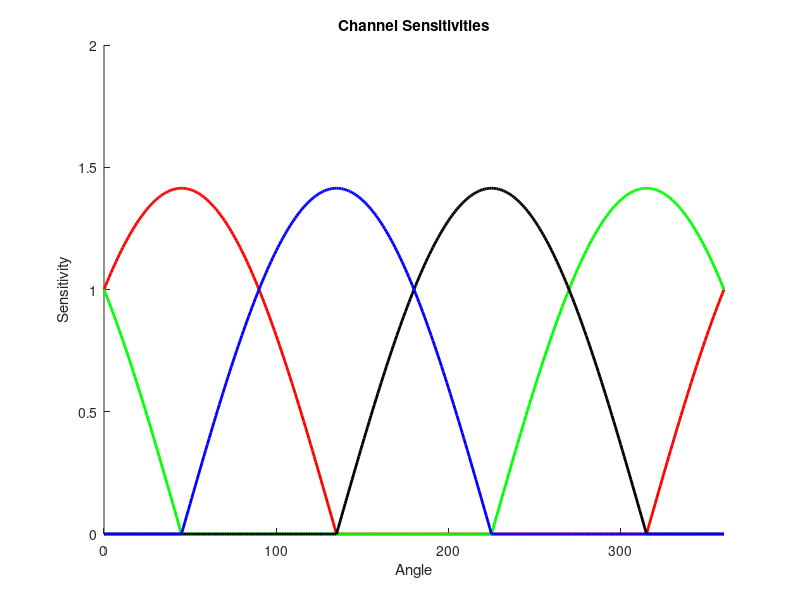

Reproduce this figure in MATLAB. (Note: this script raises an error after producing the figure.)
% Work out various features of a channel model
%
% Work out isorespone contour ideas for the linear channel model
% of Brouwer and Heeger.
%
% 2/16/21  dhb Finish up and add comments
% 2/22/21  dhb Modularize the functions.

%% Clear
clear; close all;

%% Set channel parameters
%
% channelType, choices are:
%   'BHSin2'           - Brouwer and Heeger 6 sin^2 channels
%   'OpponentSin2'     - Two opponent sin^2 channels
%   'OpponentLin2'     - Linear combination of cones, then squared
channelType = 'OpponentLin2';
switch (channelType)
    case 'BHSin2'
        nChannels = 6;
        startCenter = 0;
        theChannelWeightsPos = [0.2 0.4 0.6]';
        
    case 'OpponentSin2'
        nChannels = 4;
        startCenter = 45;
        theChannelWeightsPos = [0.2 0.8]';
        
    case 'OpponentLin2'
        nChannels = 4;
        coneContrastWeights = [ [1 1]' [1 -1]' [-1 -1]' [-1 1]' ];
        %coneContrastWeights = [ [1 0]' [0 1]' [-1 0]' [0 -1]' ];
   
    otherwise
        error('Unknown channelType specified');
end

% Check
if (rem(nChannels,2) ~= 0)
    error('nChannels must be even');
end

% Set criterion response
criterionResp = 1;

%% Create channel tuning
angleSupport = 0:1:360;
switch (channelType)
    case {'BHSin2', 'OpponentSin2'}
        % These have tuning described as half wave rectified sinusoids
        % squared. Compute response to unit contrast in each color
        % direction.
        %
        % Set channel center points
        centerSpacing = 360/nChannels;
        centerLocations = startCenter:centerSpacing:360-centerSpacing+startCenter;
        
        for ii = 1:nChannels
            underlyingChannels(ii,:) = cosd(angleSupport-centerLocations(ii));
            underlyingChannels(ii,sign(underlyingChannels(ii,:)) == -1) = 0;
            underlyingChannels(ii,:) = underlyingChannels(ii,:).^2;
        end
        
        % Just for fun, create a single linear channel as a weighted combination of the underlying channels
        %
        % Since we use symmetric modulations in our experiments, we'll keep
        % this symmetric.  We specify the first three weights and then duplicat
        % for the second three.
        theChannelWeights = [theChannelWeightsPos ; theChannelWeightsPos];
        theChannel = (underlyingChannels'*theChannelWeights)';
        
        % Plot sensitivity of the single channel as a function of angle
        figure; clf;
        subplot(1,2,1); hold on;
        plot(angleSupport,theChannel,'k','LineWidth',2);
        xlim([0 360]);
        xlabel('Angle');
        ylabel('Sensitivity');
        title('Channel Sensitivity');
        
        % And then get isoresponse contour from the sensitivity we created
        % and also plot this.
        scalar = 1;
        theChannelIsoContrast = ChannelWeightsPosToIsoContrast([theChannelWeightsPos ; 1],underlyingChannels,criterionResp,channelType);
        subplot(1,2,2); hold on;
        plot(theChannelIsoContrast.*cosd(angleSupport),theChannelIsoContrast.*sind(angleSupport),'k','LineWidth',2);
        axis('square');
        xlabel('Cone 1 Contrast');
        ylabel('Cone 2 Contrast');
        title('Channel IsoContrast');
        
    case {'OpponentLin2'}
        % These are linear combinations of the cone contrasts.  Compute
        % response to unit contrast in each direction, half wave rectifid
        % and squared.
        for ii = 1:nChannels
            for jj = 1:length(angleSupport)
                cone1Contrast = cosd(angleSupport(jj));
                cone2Contrast = sind(angleSupport(jj));
                linResp = coneContrastWeights(1,ii)*cone1Contrast + coneContrastWeights(2,ii)*cone2Contrast;
                if (linResp < 0), linResp = 0; end
                underlyingChannels(ii,jj) = linResp;
            end
        end
    otherwise
        error('Unknown channelType specified');
end


% Plot channel sensitivities
figure; clf; hold on
colors = ['r' 'g' 'k' 'b' 'y' 'c'];
colorIndex = 1;
for ii = 1:nChannels
    plot(angleSupport,underlyingChannels(ii,:),colors(colorIndex),'LineWidth',2);
    colorIndex = colorIndex+1;
    if (colorIndex > length(colors))
        colorIndex = 1;
    end
end
xlim([0 360]);
xlabel('Angle');
ylabel('Sensitivity');
title('Channel Sensitivities');

%% Generate an elliptical isoresponse contour and plot
%
% Set ellipse parameters
angle = 45;         % Angle
aspectRatio = 0.15; % Minor axis aspect ratio
ellipticalIsoContrast = EllipticalIsoContrast(angle,aspectRatio,angleSupport,criterionResp);

% Plot
figure; clf; hold on;
plot(ellipticalIsoContrast.*cosd(angleSupport),ellipticalIsoContrast.*sind(angleSupport),'k','LineWidth',2);
axis('square');

%% If we have an isoresponse contour, we can solve for the channel weights
[isoContrastPred,weightsPosPred,isoContrastPred0] = FitIsoContrast(ellipticalIsoContrast,underlyingChannels,criterionResp,channelType);

% Get the starting isoresonse contrasts and add to plot.
%plot(isoContrastPred0.*cosd(angleSupport),isoContrastPred0.*sind(angleSupport),'g:','LineWidth',2);

plot(isoContrastPred.*cosd(angleSupport),isoContrastPred.*sind(angleSupport),'r:','LineWidth',2);
axis('square');
xlabel('Cone 1 Contrast');
ylabel('Cone 2 Contrast');
title('IsoContrast');

%% ChannelWeightsPosToIsoContrast
function isoContrast = ChannelWeightsPosToIsoContrast(theChannelWeightsPos,underlyingChannels,criterionResp,channelType)

isoContrast = ChannelWeightsToIsoContrast([theChannelWeightsPos(1:end-1) ; theChannelWeightsPos(1:end-1) ; theChannelWeightsPos(end)],underlyingChannels,criterionResp,channelType);

end

%% ChannelWeightsToIsoContrast
%
% For each stimulus direction response is given
% by stimulus magnitude times sensitivity in that
% direction. That is:
%   resp = theChannel*stimMag
% So for stimuli in just one direction theta,%
%   theChannelIsoContrast = resp/theChannel(theta);
%
% We can get the stimulus magnitude for the channel
% above by inverting this equation.
function isoContrast = ChannelWeightsToIsoContrast(theChannelWeights,underlyingChannels,criterionResp,channelType)

switch (channelType)
    case {'BHSin2', 'OpponentSin2'}
        
        % Form overall channel sensitivity as linear combination of
        % underlying channels.
        theChannelResp = theChannelWeights(end)*(underlyingChannels'*theChannelWeights(1:end-1))';
               
        % Avoid divide by zero
        theChannelResp(abs(theChannelResp) < 1e-6) = 1e-6;

        % Get isocontrast
        isoContrast = criterionResp./theChannelResp;

    case {'OpponentLin2'}
        nChannels = size(underlyingChannels,1);
        if (nChannels ~= 4)
            error('This model is specific for four single-ended channels in two pairs');
        end
        
        % Collapse to two channels
        twoChannels(1,:) = underlyingChannels(1,:)-underlyingChannels(3,:);
        twoChannels(2,:) = underlyingChannels(2,:)-underlyingChannels(4,:);
        
        % Compute the quadratic response.  This is the ellipse quadratic
        % form, with no constraint of positive definite.
        theChannelResp = (theChannelWeights(1)*twoChannels(1,:).^2) + ...
                         (theChannelWeights(2)*twoChannels(2,:).^2) + ...
                         (2*theChannelWeights(end)*twoChannels(1,:).*twoChannels(2,:));
                     
                           
        % Avoid divide by zero
        theChannelResp(abs(theChannelResp) < 1e-6) = 1e-6;

        % Get isocontrast
        isoContrast = sqrt(criterionResp./theChannelResp);
          
    otherwise
        error('Unknown channelType specified');
end


end

%% FitIsoContrast
%
% Use fmincon to find weights that produce isoresponse contour closest
% to the specified one.
function [isoContrastPred,weightsPosPred,isoContrastPred0] = FitIsoContrast(isoContrast,underlyingChannels,criterionResp,channelType)

% You need to make a good guess about the initial weights for the search to
% converge. So, find initial weights using regression.  We find all x
% weights, but only specify half for the search (as above, since we are
% using bipolar modulations).  Average coresponding weights to get starting
% point.  Have to pay a bit of attention to what's a row vector and what's
% a column vector through here.

% Set up base search bounds
nChannels = size(underlyingChannels,1);

% Slightly different heuristics used depending on model type.
switch (channelType)
    case {'BHSin2', 'OpponentSin2'}
        weightsRegress0 = ((underlyingChannels)'\(criterionResp./isoContrast'));
        weightsPos0 = zeros(nChannels/2,1);
        for ii = 1:nChannels/2
            weightsPos0(ii) = mean([weightsRegress0(ii) weightsRegress0(ii+nChannels/2)]);
        end
        vlb = -1e6*ones(nChannels/2,1);
        vub = 1e6*ones(nChannels/2,1);
        
        scalar0 = 1;
        weightsPos0 = [weightsPos0 ; scalar0];
        vlb = [vlb ; 1];
        vub = [vub ; 1];
    case {'OpponentLin2'}
        weightsRegress0 = ((underlyingChannels)'\(criterionResp./isoContrast'));
        weightsPos0 = zeros(nChannels/2,1);
        for ii = 1:nChannels/2
            weightsPos0(ii) = mean([weightsRegress0(ii) weightsRegress0(ii+nChannels/2)]);
        end
        %weightsPos0(2) = weightsPos0(2)*4;
        vlb = 0*ones(nChannels/2,1);
        vub = 1e6*ones(nChannels/2,1);
        
        scalar0 = 0;
        weightsPos0 = [weightsPos0 ; scalar0];
        vlb = [vlb ; -1e6];
        vub = [vub ; 1e6];
        % vlb = [vlb ; scalar0];
        % vub = [vub ; scalar0];
        
        Q0(1,1) = weightsPos0(1);
        Q0(2,2) = weightsPos0(2);
        Q0(1,2) = weightsPos0(3);
        Q0(2,1) = Q0(1,2);
        fprintf('Initial Q det: %g\n',det(Q0));
        

    otherwise
        error('Unknown channelType specified');
end

% Initial prediction (useful for debugging)
[~,isoContrastPred0] = FitIsoContrastFun(weightsPos0,underlyingChannels,isoContrast,criterionResp,channelType);

% Search
options = optimset('fmincon');
options = optimset(options,'Diagnostics','off','Display','iter','LargeScale','off','Algorithm','active-set');
weightsPosPred = fmincon(@(weightsPos)FitIsoContrastFun(weightsPos,underlyingChannels,isoContrast,criterionResp,channelType),weightsPos0,[],[],[],[],vlb,vub,[],options);

Q(1,1) = weightsPosPred(1);
Q(2,2) = weightsPosPred(2);
Q(1,2) = weightsPosPred(3);
Q(2,1) = Q(1,2);
fprintf('Final Q det: %g\n',det(Q));

% Get prediction
[~,isoContrastPred] = FitIsoContrastFun(weightsPosPred,underlyingChannels,isoContrast,criterionResp,channelType);

end

%% FitIsoContrastFun
%
% Error function for search
function [f,isoContrastPred] = FitIsoContrastFun(theChannelWeightsPos,underlyingChannels,isoContrast,criterionResp,channelType)

% Get predicted isoresponse contour
isoContrastPred = ChannelWeightsPosToIsoContrast(theChannelWeightsPos,underlyingChannels,criterionResp,channelType);

% Take RMSE with what is being fit
f = 100*sqrt(sum((isoContrastPred-isoContrast).^2)/length(isoContrast));

end

%% EllipticalIsoContrast
%
% Generate an elliptical isoresponse contour.
%
% This is pulled from earlier code we developed to check
% the appendix in the paper, t_EllipseCheck
function isoContrast = EllipticalIsoContrast(angle,aspectRatio,angleSupport,criterionResp)

% Set up matrices V and S
V = [cosd(angle) -sind(angle) ; sind(angle) cosd(angle)];
S = [1 0 ; 0 1/aspectRatio];

% Compute A and Q
A = S'*V';
Q = A'*A;

% Points on the ellipse satisfy c'*Q*c = resp^2;
% One way to find the ellipse is to go around the circle and adjust to desired length
resp2 = criterionResp^2;
circleVecs = zeros(2,length(angleSupport));
ellipseVecs = zeros(2,length(angleSupport));
for tt = 1:length(angleSupport)
    % Create a point on a circle
    circleVecs(1,tt) = cosd(angleSupport(tt));
    circleVecs(2,tt) = sind(angleSupport(tt));
    
    % Transform by scaling to produce a point on the ellipse
    rawResp2 = circleVecs(:,tt)'*Q*circleVecs(:,tt);
    ellipseVecs(:,tt) = sqrt(resp2)*circleVecs(:,tt)/sqrt(rawResp2);
    
    % Get vector length of point on ellipse (aka contrast).  This is
    % the contrast at each stimulus direction angle that produces
    % the constant criterion response.
    isoContrast(tt) = norm(ellipseVecs(:,tt));
end

end

